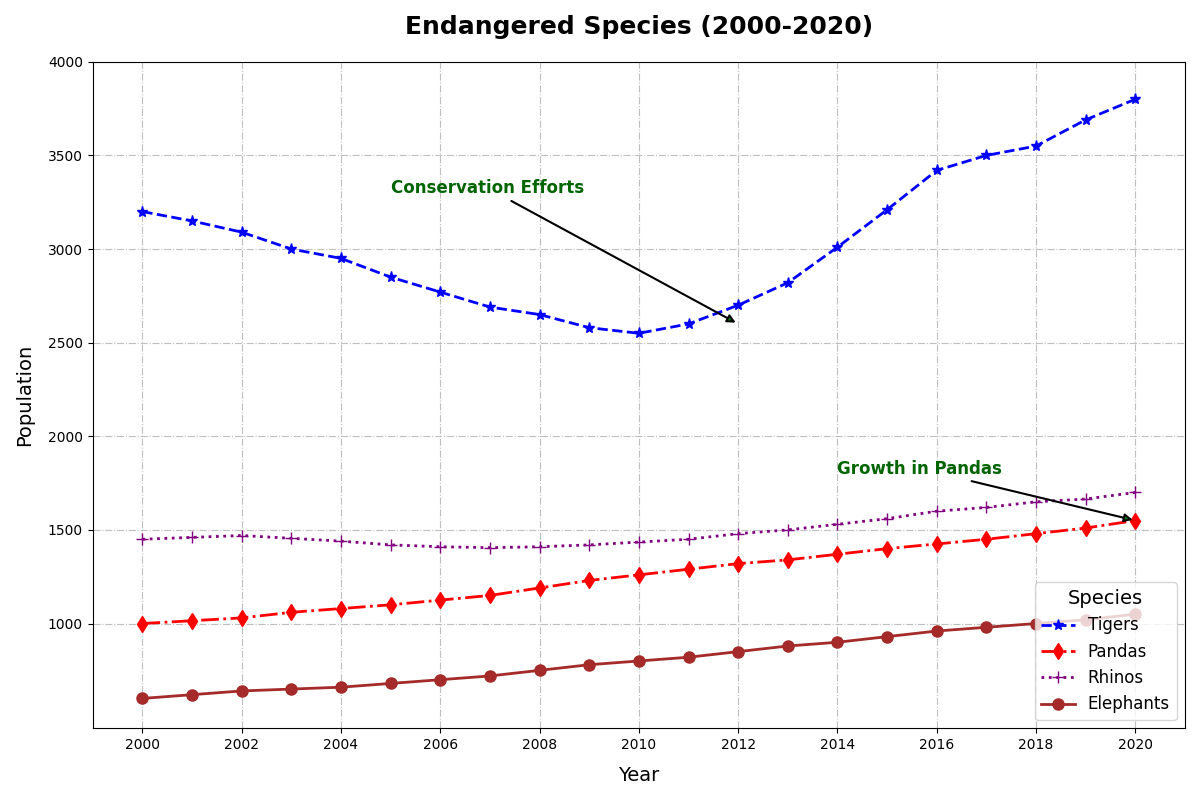

The script that drew this image:
import matplotlib.pyplot as plt
import numpy as np

years = np.arange(2000, 2021)

tiger_population = np.array([3200, 3150, 3090, 3000, 2950, 2850, 2770, 2690, 2650, 2580, 2550, 2600, 2700, 2820, 3010, 
                             3210, 3420, 3500, 3550, 3690, 3800])
panda_population = np.array([1000, 1015, 1030, 1060, 1080, 1100, 1125, 1150, 1190, 1230, 1260, 1290, 1320, 1340, 1370, 
                             1400, 1425, 1450, 1480, 1510, 1550])
rhino_population = np.array([1450, 1460, 1470, 1455, 1440, 1420, 1410, 1405, 1410, 1420, 1435, 1450, 1480, 1500, 1530, 
                             1560, 1600, 1620, 1650, 1665, 1700])
elephant_population = np.array([600, 620, 640, 650, 660, 680, 700, 720, 750, 780, 800, 820, 850, 880, 900, 
                                930, 960, 980, 1000, 1020, 1050])

fig, ax = plt.subplots(figsize=(12, 8))

ax.plot(years, tiger_population, marker='*', linestyle='--', color='blue', linewidth=2, markersize=8, label='Tigers')
ax.plot(years, panda_population, marker='d', linestyle='-.', color='red', linewidth=2, markersize=8, label='Pandas')
ax.plot(years, rhino_population, marker='+', linestyle=':', color='purple', linewidth=2, markersize=8, label='Rhinos')
ax.plot(years, elephant_population, marker='o', linestyle='-', color='brown', linewidth=2, markersize=8, label='Elephants')

ax.set_title("Endangered Species (2000-2020)", fontsize=18, weight='bold', pad=20)
ax.set_xlabel("Year", fontsize=14, labelpad=10)
ax.set_ylabel("Population", fontsize=14, labelpad=10)

ax.set_xticks(np.arange(2000, 2021, 2))
ax.set_yticks(np.arange(1000, 4100, 500))
ax.grid(True, linestyle='-.', alpha=0.8)

ax.annotate("Conservation Efforts", 
            xy=(2012, 2600), xytext=(2005, 3300),
            arrowprops=dict(facecolor='green', arrowstyle='-|>', lw=1.5),
            fontsize=12, fontweight='bold', color='darkgreen')

ax.annotate("Growth in Pandas", 
            xy=(2020, 1550), xytext=(2014, 1800),
            arrowprops=dict(facecolor='green', arrowstyle='-|>', lw=1.5),
            fontsize=12, fontweight='bold', color='darkgreen')

ax.legend(title="Species", fontsize=12, title_fontsize=14, loc='lower right')

plt.tight_layout()
plt.show()
